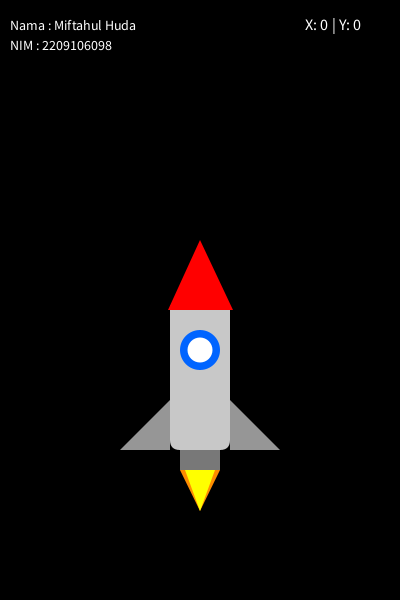
Frame 1 (no input)
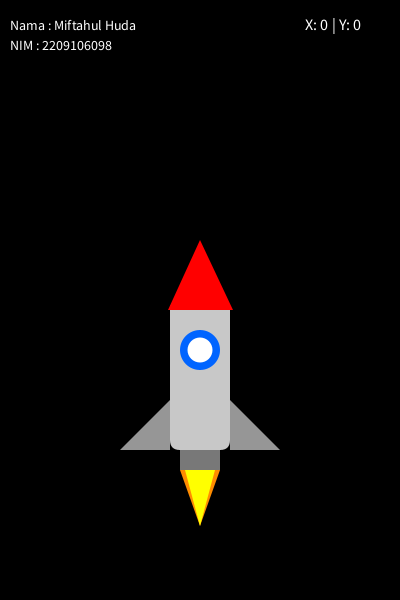
Frame 60 (the mouse pressed at the canvas centre just before this capture)
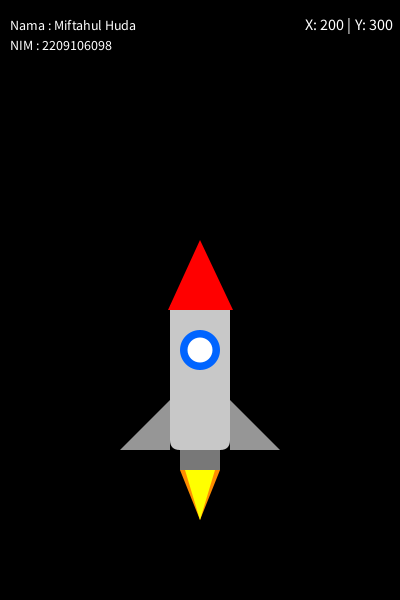
Frame 120 (the mouse held since frame 60 and released just before this capture)

The Processing sketch that drew these frames (run headless with seeded random() and noise(); from frame 60 on, the mouse is pressed at the canvas centre):

// Processing sketch: sketch_240924a
// ── sketch_240924a.pde
float flamesize = 40;
boolean grow = true;

void setup() {
  size(400, 600); //ukuran window preview
  background(0); //warna bg saat program dijalankan pertama kali
  noStroke(); //menghapus stroke pada objek
}

void draw() {
  //warna bg
  background(0);
  
  //guide posisi x dan y
  fill(255);  // Warna teks putih
  textSize(16);  // Ukuran teks
  text("X: " + mouseX + " | Y: " + mouseY, 305, 30);
  
  //nama dan NIM
  textSize(14);
  text("Nama : Miftahul Huda", 10, 30);
  text("NIM : 2209106098", 10, 50);
  
  // Badan roket
  fill(200);
  rect(170, 300, 60, 150, 10);  
  
  // Bagian atas roket 
  fill (255, 0, 0);
  triangle(200, 240, 168, 310, 233, 310);
  
  // Jendela roket
  fill (0, 100, 255);
  ellipse(200, 350, 40, 40);  
  
  // Jendela bagian dalam
  fill(255);
  ellipse(200, 350, 25, 25);  
  
  // Sirip kiri dan kanan
  fill(150);
  triangle(170, 450, 170, 400, 120, 450); //sirip kiri
  triangle(230, 450, 230, 400, 280, 450); //sirip kanan
  
  //penghubung badan roket dan api
  fill(120);
  rect(180, 450, 40, 20);
  
  if (grow){
    flamesize += 1;
    if (flamesize > 60) {
      grow = false; //api mengecil setelah mencapai ukuran maksimal
    }
  } else {
    flamesize -= 1;
    if (flamesize < 40) {
      grow = true; //api membesar setelah mencapai ukuran minimal
    }
  }
  
  // Api roket
  fill (255,140,0);
  triangle(180, 470, 220, 470, 200, 470 + flamesize); //Api Utama
  
  fill (255, 255, 0);
  triangle(185, 470, 215, 470, 200, 470 + flamesize); //bayangan api
}
